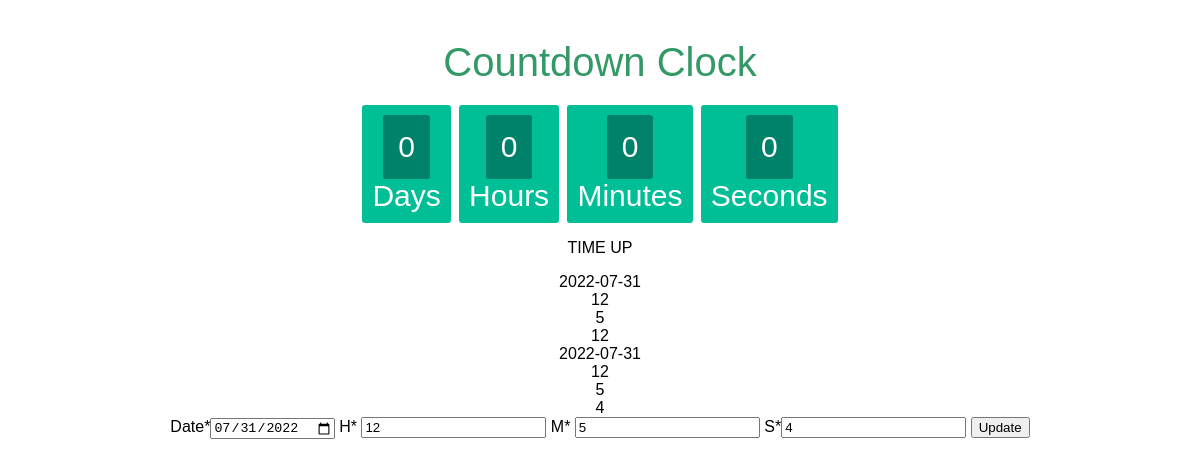
Screenshot of /checktimer.php with the database file from the repository.
### tables this page shows
CREATE TABLE `timer` (
  `id` int(11) NOT NULL,
  `date` date NOT NULL,
  `h` varchar(100) NOT NULL,
  `m` varchar(100) NOT NULL,
  `s` varchar(100) NOT NULL
);

### checktimer.php (the view, shortened to what this page needs)
<!DOCTYPE HTML>
<html>
<head>
</head>
<body>
<h1>Countdown Clock</h1>
<div id="clockdiv">
  <div>
    <span class="days" id="day"></span>
    <div class="smalltext">Days</div>
  </div>
  <div>
    <span class="hours" id="hour"></span>
    <div class="smalltext">Hours</div>
  </div>
  <div>
    <span class="minutes" id="minute"></span>
    <div class="smalltext">Minutes</div>
  </div>
  <div>
    <span class="seconds" id="second"></span>
    <div class="smalltext">Seconds</div>
  </div>
</div>
<p font-size=7 id="demo"></p>
<?php
$result = mysqli_query($conn, "SELECT * FROM timer ORDER BY id DESC");
while($res = mysqli_fetch_array($result)) {
echo $date = $res['date']; echo "<br>";
echo $h = $res['h'];echo "<br>";
echo $m = $res['m'];echo "<br>";
echo $s = $res['s'];echo "<br>";
}
?>
<form method="POST" action="#">
Date*<input type="date" name="date" value="<?php echo $date;?>">
H* <input type="number" name="h" value="<?php echo $h;?>">
M* <input type="number" name="m" value="<?php echo $m;?>">
S*<input type="number" name="s" value="<?php echo $s;?>">
<button type="submit" name="update">Update</button>
</form>
</body>
</html>

### checktimer.php (style rules this page uses)
body { text-align: center; background: #ffffff; font-family: sans-serif; font-weight: 100; }
h1 { color: #396; font-weight: 100; font-size: 40px; margin: 40px 0px 20px; }
#clockdiv { font-family: sans-serif; color: #fff; display: inline-block; font-weight: 100; text-align: center; font-size: 30px; }
#clockdiv > div { padding: 10px; border-radius: 3px; background: #00BF96; display: inline-block; }
#clockdiv div > span { padding: 15px; border-radius: 3px; background: #00816A; display: inline-block; }

### rows the page displays
timer: date "2022-07-31", h "12", m "5", s "12"
timer: date "2022-07-31", h "12", m "5", s "4", date "07/31/2022"
